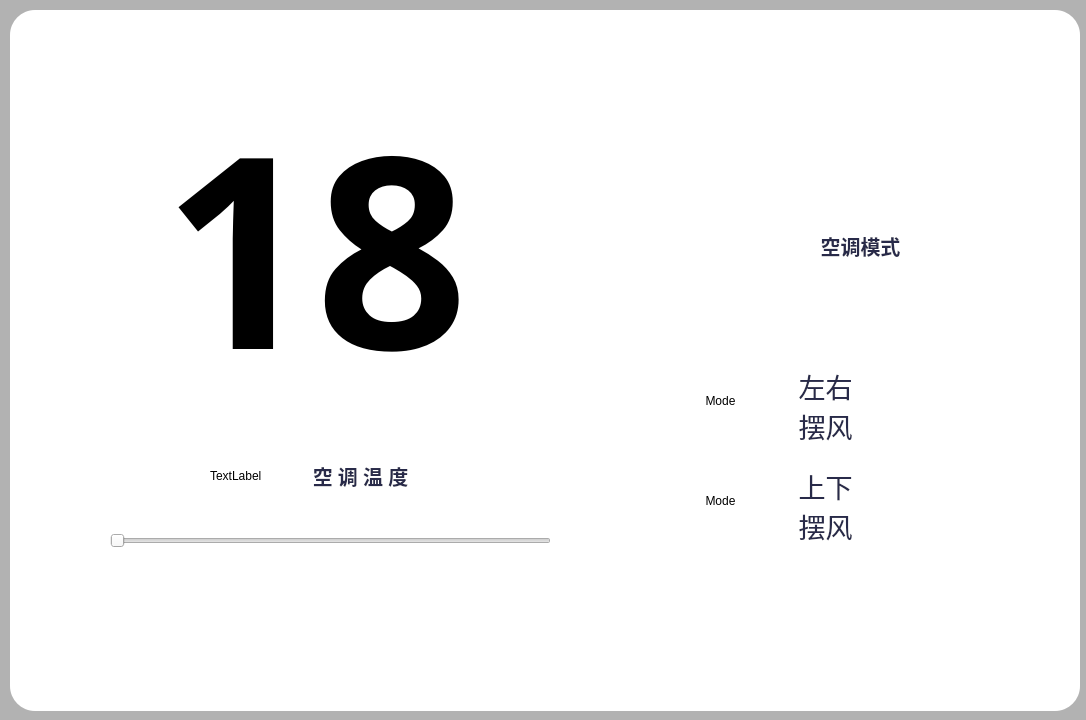
<?xml version="1.0" encoding="UTF-8"?>
<ui version="4.0">
 <class>AirSystem</class>
 <widget class="QDialog" name="AirSystem">
  <property name="geometry">
   <rect>
    <x>0</x>
    <y>0</y>
    <width>1086</width>
    <height>720</height>
   </rect>
  </property>
  <property name="windowTitle">
   <string>Dialog</string>
  </property>
  <property name="styleSheet">
   <string notr="true">QDialog#AirSystem{
background-color:rgb(178,178,178,255);
	border:none;
	border-radius:25px;
}</string>
  </property>
  <widget class="QFrame" name="bottom">
   <property name="geometry">
    <rect>
     <x>10</x>
     <y>10</y>
     <width>1070</width>
     <height>701</height>
    </rect>
   </property>
   <property name="font">
    <font>
     <family>Adobe 黑体 Std R</family>
    </font>
   </property>
   <property name="styleSheet">
    <string notr="true">QFrame#bottom
{
	background-color:#ffffff;
 
	border:none;
	border-radius:25px;
}</string>
   </property>
   <property name="frameShape">
    <enum>QFrame::StyledPanel</enum>
   </property>
   <property name="frameShadow">
    <enum>QFrame::Raised</enum>
   </property>
   <widget class="QPushButton" name="AirSwitch">
    <property name="geometry">
     <rect>
      <x>100</x>
      <y>570</y>
      <width>441</width>
      <height>91</height>
     </rect>
    </property>
    <property name="font">
     <font>
      <family>Adobe 黑体 Std R</family>
      <pointsize>15</pointsize>
     </font>
    </property>
    <property name="styleSheet">
     <string notr="true">QPushButton
{
	border-radius:15px;
	background:#FFFFFF;
}</string>
    </property>
    <property name="text">
     <string/>
    </property>
    <property name="icon">
     <iconset resource="../other/main.qrc">
      <normaloff>:/new/Air/Air/AirSwitch.png</normaloff>
      <normalon>:/new/Air/Air/AirSwitch-ON.png</normalon>:/new/Air/Air/AirSwitch.png</iconset>
    </property>
    <property name="iconSize">
     <size>
      <width>100</width>
      <height>50</height>
     </size>
    </property>
   </widget>
   <widget class="QSlider" name="TempQslider">
    <property name="geometry">
     <rect>
      <x>100</x>
      <y>520</y>
      <width>441</width>
      <height>22</height>
     </rect>
    </property>
    <property name="minimum">
     <number>16</number>
    </property>
    <property name="maximum">
     <number>31</number>
    </property>
    <property name="orientation">
     <enum>Qt::Horizontal</enum>
    </property>
   </widget>
   <widget class="QLabel" name="label_3">
    <property name="geometry">
     <rect>
      <x>280</x>
      <y>450</y>
      <width>141</width>
      <height>31</height>
     </rect>
    </property>
    <property name="font">
     <font>
      <family>Adobe 黑体 Std R</family>
      <pointsize>15</pointsize>
      <weight>75</weight>
      <bold>true</bold>
     </font>
    </property>
    <property name="styleSheet">
     <string notr="true">color:#282A49</string>
    </property>
    <property name="text">
     <string>空 调 温 度</string>
    </property>
    <property name="alignment">
     <set>Qt::AlignCenter</set>
    </property>
   </widget>
   <widget class="QLabel" name="AirTemp">
    <property name="geometry">
     <rect>
      <x>40</x>
      <y>40</y>
      <width>531</width>
      <height>391</height>
     </rect>
    </property>
    <property name="font">
     <font>
      <family>Adobe 黑体 Std R</family>
      <pointsize>280</pointsize>
      <weight>75</weight>
      <bold>true</bold>
     </font>
    </property>
    <property name="styleSheet">
     <string notr="true">/*border:5px solid black;
border-radius:15px;
</string>
    </property>
    <property name="text">
     <string>18</string>
    </property>
    <property name="alignment">
     <set>Qt::AlignCenter</set>
    </property>
   </widget>
   <widget class="QLabel" name="label">
    <property name="geometry">
     <rect>
      <x>200</x>
      <y>430</y>
      <width>71</width>
      <height>71</height>
     </rect>
    </property>
    <property name="text">
     <string>TextLabel</string>
    </property>
   </widget>
   <widget class="QPushButton" name="BackMain">
    <property name="geometry">
     <rect>
      <x>20</x>
      <y>20</y>
      <width>50</width>
      <height>50</height>
     </rect>
    </property>
    <property name="styleSheet">
     <string notr="true">max-width:50px;
 max-height:50px;
 min-width:50px;
 min-height:50px;
border-radius:25px;
background-color: white;
 border-style: solid;</string>
    </property>
    <property name="text">
     <string/>
    </property>
    <property name="icon">
     <iconset resource="../other/main.qrc">
      <normaloff>:/new/Main/Air/Back.png</normaloff>:/new/Main/Air/Back.png</iconset>
    </property>
    <property name="iconSize">
     <size>
      <width>50</width>
      <height>50</height>
     </size>
    </property>
   </widget>
   <widget class="QFrame" name="FunctionPanel">
    <property name="geometry">
     <rect>
      <x>640</x>
      <y>-10</y>
      <width>421</width>
      <height>701</height>
     </rect>
    </property>
    <property name="styleSheet">
     <string notr="true">border:none;</string>
    </property>
    <property name="frameShape">
     <enum>QFrame::StyledPanel</enum>
    </property>
    <property name="frameShadow">
     <enum>QFrame::Raised</enum>
    </property>
    <widget class="SwitchButton" name="SwingUpDown" native="true">
     <property name="geometry">
      <rect>
       <x>230</x>
       <y>485</y>
       <width>121</width>
       <height>41</height>
      </rect>
     </property>
    </widget>
    <widget class="SwitchButton" name="SwingLeftRight" native="true">
     <property name="geometry">
      <rect>
       <x>230</x>
       <y>380</y>
       <width>121</width>
       <height>41</height>
      </rect>
     </property>
    </widget>
    <widget class="QLabel" name="label_5">
     <property name="geometry">
      <rect>
       <x>140</x>
       <y>470</y>
       <width>71</width>
       <height>71</height>
      </rect>
     </property>
     <property name="font">
      <font>
       <family>Adobe 黑体 Std R</family>
       <pointsize>20</pointsize>
       <weight>50</weight>
       <bold>false</bold>
      </font>
     </property>
     <property name="styleSheet">
      <string notr="true">color:#282A49</string>
     </property>
     <property name="text">
      <string>上下摆风</string>
     </property>
     <property name="alignment">
      <set>Qt::AlignCenter</set>
     </property>
     <property name="wordWrap">
      <bool>true</bool>
     </property>
    </widget>
    <widget class="QLabel" name="label_6">
     <property name="geometry">
      <rect>
       <x>140</x>
       <y>230</y>
       <width>141</width>
       <height>31</height>
      </rect>
     </property>
     <property name="font">
      <font>
       <family>Adobe 黑体 Std R</family>
       <pointsize>15</pointsize>
       <weight>75</weight>
       <bold>true</bold>
      </font>
     </property>
     <property name="styleSheet">
      <string notr="true">color:#282A49</string>
     </property>
     <property name="text">
      <string>空调模式</string>
     </property>
     <property name="alignment">
      <set>Qt::AlignCenter</set>
     </property>
    </widget>
    <widget class="QGroupBox" name="Group_Fan">
     <property name="geometry">
      <rect>
       <x>30</x>
       <y>570</y>
       <width>361</width>
       <height>101</height>
      </rect>
     </property>
     <property name="styleSheet">
      <string notr="true">border:none;
background-color:#ffffff;
border-radius:15px;</string>
     </property>
     <property name="title">
      <string/>
     </property>
     <widget class="QPushButton" name="Fan_Low">
      <property name="geometry">
       <rect>
        <x>40</x>
        <y>20</y>
        <width>60</width>
        <height>60</height>
       </rect>
      </property>
      <property name="font">
       <font>
        <family>Berlin Sans FB Demi</family>
        <pointsize>20</pointsize>
       </font>
      </property>
      <property name="styleSheet">
       <string notr="true">max-width:60px;
 max-height:60px;
 min-width:60px;
 min-height:60px;
border-radius:30px;
background-color: white;
 border-style: solid;</string>
      </property>
      <property name="text">
       <string/>
      </property>
      <property name="icon">
       <iconset resource="../other/main.qrc">
        <normaloff>:/new/Air/Air/Low_OFF.png</normaloff>
        <normalon>:/new/Air/Air/Low_ON.png</normalon>
        <disabledon>:/new/Air/Air/Low_OFF.png</disabledon>
        <activeon>:/new/Air/Air/Low_ON.png</activeon>:/new/Air/Air/Low_OFF.png</iconset>
      </property>
      <property name="iconSize">
       <size>
        <width>44</width>
        <height>44</height>
       </size>
      </property>
      <property name="checkable">
       <bool>true</bool>
      </property>
      <property name="autoExclusive">
       <bool>true</bool>
      </property>
     </widget>
     <widget class="QPushButton" name="Fan_Mid">
      <property name="geometry">
       <rect>
        <x>150</x>
        <y>20</y>
        <width>60</width>
        <height>60</height>
       </rect>
      </property>
      <property name="font">
       <font>
        <family>Berlin Sans FB Demi</family>
        <pointsize>20</pointsize>
       </font>
      </property>
      <property name="styleSheet">
       <string notr="true">max-width:60px;
 max-height:60px;
 min-width:60px;
 min-height:60px;
border-radius:30px;
background-color: white;
 border-style: solid;</string>
      </property>
      <property name="text">
       <string/>
      </property>
      <property name="icon">
       <iconset resource="../other/main.qrc">
        <normaloff>:/new/Air/Air/Mid_OFF.png</normaloff>
        <normalon>:/new/Air/Air/Mid_ON.png</normalon>
        <activeon>:/new/Air/Air/Mid_ON.png</activeon>:/new/Air/Air/Mid_OFF.png</iconset>
      </property>
      <property name="iconSize">
       <size>
        <width>44</width>
        <height>44</height>
       </size>
      </property>
      <property name="checkable">
       <bool>true</bool>
      </property>
      <property name="autoExclusive">
       <bool>true</bool>
      </property>
     </widget>
     <widget class="QPushButton" name="Fan_High">
      <property name="geometry">
       <rect>
        <x>250</x>
        <y>20</y>
        <width>60</width>
        <height>60</height>
       </rect>
      </property>
      <property name="font">
       <font>
        <family>Berlin Sans FB Demi</family>
        <pointsize>20</pointsize>
       </font>
      </property>
      <property name="styleSheet">
       <string notr="true">max-width:60px;
 max-height:60px;
 min-width:60px;
 min-height:60px;
border-radius:30px;
background-color: white;
 border-style: solid;</string>
      </property>
      <property name="text">
       <string/>
      </property>
      <property name="icon">
       <iconset resource="../other/main.qrc">
        <normaloff>:/new/Air/Air/High_OFF.png</normaloff>
        <normalon>:/new/Air/Air/High_ON.png</normalon>:/new/Air/Air/High_OFF.png</iconset>
      </property>
      <property name="iconSize">
       <size>
        <width>44</width>
        <height>44</height>
       </size>
      </property>
      <property name="checkable">
       <bool>true</bool>
      </property>
      <property name="autoExclusive">
       <bool>true</bool>
      </property>
     </widget>
    </widget>
    <widget class="QLabel" name="label_4">
     <property name="geometry">
      <rect>
       <x>140</x>
       <y>370</y>
       <width>71</width>
       <height>71</height>
      </rect>
     </property>
     <property name="font">
      <font>
       <family>Adobe 黑体 Std R</family>
       <pointsize>20</pointsize>
       <weight>50</weight>
       <bold>false</bold>
      </font>
     </property>
     <property name="styleSheet">
      <string notr="true">color:#282A49</string>
     </property>
     <property name="text">
      <string>左右摆风</string>
     </property>
     <property name="alignment">
      <set>Qt::AlignCenter</set>
     </property>
     <property name="wordWrap">
      <bool>true</bool>
     </property>
    </widget>
    <widget class="QGroupBox" name="Group_Mode">
     <property name="geometry">
      <rect>
       <x>30</x>
       <y>270</y>
       <width>351</width>
       <height>81</height>
      </rect>
     </property>
     <property name="styleSheet">
      <string notr="true">border:none;</string>
     </property>
     <property name="title">
      <string/>
     </property>
     <widget class="QPushButton" name="Dry">
      <property name="geometry">
       <rect>
        <x>100</x>
        <y>10</y>
        <width>60</width>
        <height>60</height>
       </rect>
      </property>
      <property name="font">
       <font>
        <family>Berlin Sans FB Demi</family>
        <pointsize>20</pointsize>
       </font>
      </property>
      <property name="styleSheet">
       <string notr="true">max-width:60px;
 max-height:60px;
 min-width:60px;
 min-height:60px;
border-radius:30px;
background-color: white;
 border-style: solid;
</string>
      </property>
      <property name="text">
       <string/>
      </property>
      <property name="icon">
       <iconset resource="../other/main.qrc">
        <normaloff>:/new/Air/Air/Dry_OFF.png</normaloff>
        <normalon>:/new/Air/Air/Dry_ON.png</normalon>
        <disabledon>:/new/Air/Air/Dry_OFF.png</disabledon>
        <activeoff>:/new/Air/Air/Dry_OFF.png</activeoff>
        <activeon>:/new/Air/Air/Dry_ON.png</activeon>
        <selectedoff>:/new/Air/Air/Dry_OFF.png</selectedoff>
        <selectedon>:/new/Air/Air/Dry_ON.png</selectedon>:/new/Air/Air/Dry_OFF.png</iconset>
      </property>
      <property name="iconSize">
       <size>
        <width>44</width>
        <height>44</height>
       </size>
      </property>
      <property name="checkable">
       <bool>true</bool>
      </property>
      <property name="autoExclusive">
       <bool>true</bool>
      </property>
     </widget>
     <widget class="QPushButton" name="Cold">
      <property name="geometry">
       <rect>
        <x>190</x>
        <y>10</y>
        <width>60</width>
        <height>60</height>
       </rect>
      </property>
      <property name="font">
       <font>
        <family>Berlin Sans FB Demi</family>
        <pointsize>20</pointsize>
       </font>
      </property>
      <property name="styleSheet">
       <string notr="true">max-width:60px;
 max-height:60px;
 min-width:60px;
 min-height:60px;
border-radius:30px;
background-color: white;
 border-style: solid;
</string>
      </property>
      <property name="text">
       <string/>
      </property>
      <property name="icon">
       <iconset resource="../other/main.qrc">
        <normaloff>:/new/Air/Air/Cold_OFF.png</normaloff>
        <normalon>:/new/Air/Air/Cold_ON.png</normalon>
        <disabledon>:/new/Air/Air/Cold_OFF.png</disabledon>
        <activeoff>:/new/Air/Air/Cold_OFF.png</activeoff>
        <activeon>:/new/Air/Air/Cold_ON.png</activeon>
        <selectedoff>:/new/Air/Air/Cold_OFF.png</selectedoff>
        <selectedon>:/new/Air/Air/Cold_ON.png</selectedon>:/new/Air/Air/Cold_OFF.png</iconset>
      </property>
      <property name="iconSize">
       <size>
        <width>44</width>
        <height>44</height>
       </size>
      </property>
      <property name="checkable">
       <bool>true</bool>
      </property>
      <property name="autoExclusive">
       <bool>true</bool>
      </property>
     </widget>
     <widget class="QPushButton" name="Fan">
      <property name="geometry">
       <rect>
        <x>10</x>
        <y>10</y>
        <width>60</width>
        <height>60</height>
       </rect>
      </property>
      <property name="font">
       <font>
        <family>Berlin Sans FB Demi</family>
        <pointsize>20</pointsize>
       </font>
      </property>
      <property name="styleSheet">
       <string notr="true">max-width:60px;
 max-height:60px;
 min-width:60px;
 min-height:60px;
border-radius:30px;
background-color: white;
 border-style: solid;
</string>
      </property>
      <property name="text">
       <string/>
      </property>
      <property name="icon">
       <iconset resource="../other/main.qrc">
        <normaloff>:/new/Air/Air/Fan_OFF.png</normaloff>
        <normalon>:/new/Air/Air/Fan_ON.png</normalon>
        <disabledon>:/new/Air/Air/Fan_OFF.png</disabledon>:/new/Air/Air/Fan_OFF.png</iconset>
      </property>
      <property name="iconSize">
       <size>
        <width>44</width>
        <height>44</height>
       </size>
      </property>
      <property name="checkable">
       <bool>true</bool>
      </property>
      <property name="autoExclusive">
       <bool>true</bool>
      </property>
     </widget>
     <widget class="QPushButton" name="Heat">
      <property name="geometry">
       <rect>
        <x>280</x>
        <y>10</y>
        <width>60</width>
        <height>60</height>
       </rect>
      </property>
      <property name="font">
       <font>
        <family>Berlin Sans FB Demi</family>
        <pointsize>20</pointsize>
       </font>
      </property>
      <property name="styleSheet">
       <string notr="true">max-width:60px;
 max-height:60px;
 min-width:60px;
 min-height:60px;
border-radius:30px;
background-color: white;
 border-style: solid;
</string>
      </property>
      <property name="text">
       <string/>
      </property>
      <property name="icon">
       <iconset resource="../other/main.qrc">
        <normaloff>:/new/Air/Air/Heat_OFF.png</normaloff>
        <normalon>:/new/Air/Air/Heat_ON.png</normalon>
        <disabledon>:/new/Air/Air/Heat_OFF.png</disabledon>
        <selectedoff>:/new/Air/Air/Heat_OFF.png</selectedoff>
        <selectedon>:/new/Air/Air/Heat_ON.png</selectedon>:/new/Air/Air/Heat_OFF.png</iconset>
      </property>
      <property name="iconSize">
       <size>
        <width>44</width>
        <height>44</height>
       </size>
      </property>
      <property name="checkable">
       <bool>true</bool>
      </property>
      <property name="autoExclusive">
       <bool>true</bool>
      </property>
     </widget>
    </widget>
    <widget class="QLabel" name="AirMode">
     <property name="geometry">
      <rect>
       <x>120</x>
       <y>50</y>
       <width>181</width>
       <height>171</height>
      </rect>
     </property>
     <property name="styleSheet">
      <string notr="true">background-color:#ffffff;
border:none;
border-radius:25px;</string>
     </property>
     <property name="text">
      <string/>
     </property>
     <property name="pixmap">
      <pixmap>:/new/Air/Air/Mode.png</pixmap>
     </property>
     <property name="scaledContents">
      <bool>false</bool>
     </property>
     <property name="alignment">
      <set>Qt::AlignCenter</set>
     </property>
    </widget>
    <widget class="QLabel" name="SwingUD_P">
     <property name="geometry">
      <rect>
       <x>30</x>
       <y>460</y>
       <width>81</width>
       <height>81</height>
      </rect>
     </property>
     <property name="text">
      <string>Mode</string>
     </property>
     <property name="alignment">
      <set>Qt::AlignCenter</set>
     </property>
    </widget>
    <widget class="QLabel" name="SwingLR_P">
     <property name="geometry">
      <rect>
       <x>30</x>
       <y>360</y>
       <width>81</width>
       <height>81</height>
      </rect>
     </property>
     <property name="text">
      <string>Mode</string>
     </property>
     <property name="alignment">
      <set>Qt::AlignCenter</set>
     </property>
    </widget>
   </widget>
  </widget>
 </widget>
 <customwidgets>
  <customwidget>
   <class>SwitchButton</class>
   <extends>QWidget</extends>
   <header>switchbutton.h</header>
   <container>1</container>
  </customwidget>
 </customwidgets>
 <resources>
  <include location="../other/main.qrc"/>
 </resources>
 <connections/>
</ui>
